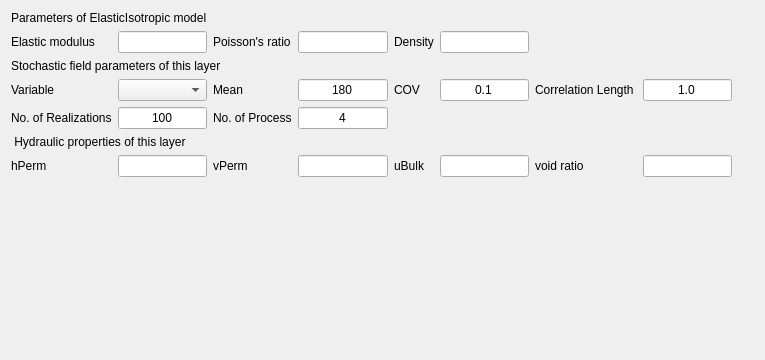
<?xml version="1.0" encoding="UTF-8"?>
<ui version="4.0">
 <class>ElasticRandomWidgetUi</class>
 <widget class="QDialog" name="ElasticRandomWidgetUi">
  <property name="geometry">
   <rect>
    <x>0</x>
    <y>0</y>
    <width>765</width>
    <height>360</height>
   </rect>
  </property>
  <property name="windowTitle">
   <string>Dialog</string>
  </property>
  <layout class="QGridLayout" name="gridLayout" columnstretch="0,0,0,0,0,0,0,0,0">
   <item row="1" column="5">
    <widget class="QLineEdit" name="rho">
     <property name="alignment">
      <set>Qt::AlignCenter</set>
     </property>
    </widget>
   </item>
   <item row="5" column="6">
    <widget class="QLabel" name="Ly2">
     <property name="minimumSize">
      <size>
       <width>100</width>
       <height>0</height>
      </size>
     </property>
     <property name="maximumSize">
      <size>
       <width>16777215</width>
       <height>16777215</height>
      </size>
     </property>
     <property name="toolTip">
      <string>Corelation length in vertical direction</string>
     </property>
     <property name="text">
      <string>Correlation Length (m)</string>
     </property>
     <property name="alignment">
      <set>Qt::AlignLeading|Qt::AlignLeft|Qt::AlignVCenter</set>
     </property>
    </widget>
   </item>
   <item row="9" column="7">
    <widget class="QLineEdit" name="evoid">
     <property name="sizePolicy">
      <sizepolicy hsizetype="Preferred" vsizetype="Fixed">
       <horstretch>0</horstretch>
       <verstretch>0</verstretch>
      </sizepolicy>
     </property>
     <property name="alignment">
      <set>Qt::AlignCenter</set>
     </property>
    </widget>
   </item>
   <item row="5" column="5">
    <widget class="QLineEdit" name="cov">
     <property name="sizePolicy">
      <sizepolicy hsizetype="Preferred" vsizetype="Fixed">
       <horstretch>0</horstretch>
       <verstretch>0</verstretch>
      </sizepolicy>
     </property>
     <property name="minimumSize">
      <size>
       <width>0</width>
       <height>0</height>
      </size>
     </property>
     <property name="maximumSize">
      <size>
       <width>16777215</width>
       <height>16777215</height>
      </size>
     </property>
     <property name="text">
      <string>0.1</string>
     </property>
     <property name="alignment">
      <set>Qt::AlignCenter</set>
     </property>
    </widget>
   </item>
   <item row="1" column="1">
    <widget class="QLineEdit" name="EEdt">
     <property name="sizePolicy">
      <sizepolicy hsizetype="Preferred" vsizetype="Fixed">
       <horstretch>0</horstretch>
       <verstretch>0</verstretch>
      </sizepolicy>
     </property>
     <property name="alignment">
      <set>Qt::AlignCenter</set>
     </property>
    </widget>
   </item>
   <item row="4" column="0" colspan="8">
    <widget class="QLabel" name="label_13">
     <property name="text">
      <string>Stochastic field parameters of this layer</string>
     </property>
    </widget>
   </item>
   <item row="1" column="4">
    <widget class="QLabel" name="rho2">
     <property name="text">
      <string>Density</string>
     </property>
     <property name="alignment">
      <set>Qt::AlignLeading|Qt::AlignLeft|Qt::AlignVCenter</set>
     </property>
    </widget>
   </item>
   <item row="5" column="2">
    <widget class="QLabel" name="mean2">
     <property name="minimumSize">
      <size>
       <width>30</width>
       <height>0</height>
      </size>
     </property>
     <property name="maximumSize">
      <size>
       <width>16777215</width>
       <height>16777215</height>
      </size>
     </property>
     <property name="toolTip">
      <string>Mean of the variable with spatial variability</string>
     </property>
     <property name="text">
      <string>Mean</string>
     </property>
     <property name="alignment">
      <set>Qt::AlignLeading|Qt::AlignLeft|Qt::AlignVCenter</set>
     </property>
    </widget>
   </item>
   <item row="5" column="1">
    <widget class="QComboBox" name="varName">
     <property name="currentText">
      <string/>
     </property>
    </widget>
   </item>
   <item row="5" column="4">
    <widget class="QLabel" name="cov2">
     <property name="minimumSize">
      <size>
       <width>0</width>
       <height>0</height>
      </size>
     </property>
     <property name="maximumSize">
      <size>
       <width>16777215</width>
       <height>16777215</height>
      </size>
     </property>
     <property name="toolTip">
      <string>Coefficient of variation of the variable</string>
     </property>
     <property name="text">
      <string>COV</string>
     </property>
     <property name="alignment">
      <set>Qt::AlignLeading|Qt::AlignLeft|Qt::AlignVCenter</set>
     </property>
    </widget>
   </item>
   <item row="9" column="2">
    <widget class="QLabel" name="vPerm_2">
     <property name="text">
      <string>vPerm</string>
     </property>
     <property name="alignment">
      <set>Qt::AlignLeading|Qt::AlignLeft|Qt::AlignVCenter</set>
     </property>
    </widget>
   </item>
   <item row="7" column="0">
    <widget class="QLabel" name="realization2">
     <property name="minimumSize">
      <size>
       <width>0</width>
       <height>0</height>
      </size>
     </property>
     <property name="maximumSize">
      <size>
       <width>16777215</width>
       <height>16777215</height>
      </size>
     </property>
     <property name="text">
      <string>No. of Realizations</string>
     </property>
     <property name="alignment">
      <set>Qt::AlignLeading|Qt::AlignLeft|Qt::AlignVCenter</set>
     </property>
    </widget>
   </item>
   <item row="9" column="5">
    <widget class="QLineEdit" name="uBulk">
     <property name="sizePolicy">
      <sizepolicy hsizetype="Preferred" vsizetype="Fixed">
       <horstretch>0</horstretch>
       <verstretch>0</verstretch>
      </sizepolicy>
     </property>
     <property name="alignment">
      <set>Qt::AlignCenter</set>
     </property>
    </widget>
   </item>
   <item row="1" column="3">
    <widget class="QLineEdit" name="vEdt">
     <property name="sizePolicy">
      <sizepolicy hsizetype="Preferred" vsizetype="Fixed">
       <horstretch>0</horstretch>
       <verstretch>0</verstretch>
      </sizepolicy>
     </property>
     <property name="alignment">
      <set>Qt::AlignCenter</set>
     </property>
    </widget>
   </item>
   <item row="9" column="3">
    <widget class="QLineEdit" name="vPerm">
     <property name="sizePolicy">
      <sizepolicy hsizetype="Preferred" vsizetype="Fixed">
       <horstretch>0</horstretch>
       <verstretch>0</verstretch>
      </sizepolicy>
     </property>
     <property name="alignment">
      <set>Qt::AlignCenter</set>
     </property>
    </widget>
   </item>
   <item row="7" column="2">
    <widget class="QLabel" name="processor2">
     <property name="text">
      <string>No. of Process</string>
     </property>
     <property name="alignment">
      <set>Qt::AlignLeading|Qt::AlignLeft|Qt::AlignVCenter</set>
     </property>
    </widget>
   </item>
   <item row="1" column="0">
    <widget class="QLabel" name="ELabel">
     <property name="sizePolicy">
      <sizepolicy hsizetype="Preferred" vsizetype="Preferred">
       <horstretch>0</horstretch>
       <verstretch>0</verstretch>
      </sizepolicy>
     </property>
     <property name="whatsThis">
      <string/>
     </property>
     <property name="text">
      <string>Elastic modulus</string>
     </property>
     <property name="alignment">
      <set>Qt::AlignLeading|Qt::AlignLeft|Qt::AlignVCenter</set>
     </property>
    </widget>
   </item>
   <item row="7" column="1">
    <widget class="QLineEdit" name="realization">
     <property name="sizePolicy">
      <sizepolicy hsizetype="Preferred" vsizetype="Fixed">
       <horstretch>0</horstretch>
       <verstretch>0</verstretch>
      </sizepolicy>
     </property>
     <property name="minimumSize">
      <size>
       <width>0</width>
       <height>0</height>
      </size>
     </property>
     <property name="maximumSize">
      <size>
       <width>16777215</width>
       <height>16777215</height>
      </size>
     </property>
     <property name="text">
      <string>100</string>
     </property>
     <property name="alignment">
      <set>Qt::AlignCenter</set>
     </property>
    </widget>
   </item>
   <item row="5" column="7">
    <widget class="QLineEdit" name="Ly">
     <property name="sizePolicy">
      <sizepolicy hsizetype="Preferred" vsizetype="Fixed">
       <horstretch>0</horstretch>
       <verstretch>0</verstretch>
      </sizepolicy>
     </property>
     <property name="minimumSize">
      <size>
       <width>0</width>
       <height>0</height>
      </size>
     </property>
     <property name="maximumSize">
      <size>
       <width>16777215</width>
       <height>16777215</height>
      </size>
     </property>
     <property name="text">
      <string>1.0</string>
     </property>
     <property name="alignment">
      <set>Qt::AlignCenter</set>
     </property>
    </widget>
   </item>
   <item row="5" column="3">
    <widget class="QLineEdit" name="mean">
     <property name="sizePolicy">
      <sizepolicy hsizetype="Preferred" vsizetype="Fixed">
       <horstretch>0</horstretch>
       <verstretch>0</verstretch>
      </sizepolicy>
     </property>
     <property name="minimumSize">
      <size>
       <width>0</width>
       <height>0</height>
      </size>
     </property>
     <property name="maximumSize">
      <size>
       <width>16777215</width>
       <height>16777215</height>
      </size>
     </property>
     <property name="text">
      <string>180</string>
     </property>
     <property name="alignment">
      <set>Qt::AlignCenter</set>
     </property>
    </widget>
   </item>
   <item row="0" column="0" colspan="8">
    <widget class="QLabel" name="label">
     <property name="text">
      <string>Parameters of ElasticIsotropic model  </string>
     </property>
    </widget>
   </item>
   <item row="7" column="3">
    <widget class="QLineEdit" name="processor">
     <property name="sizePolicy">
      <sizepolicy hsizetype="Preferred" vsizetype="Fixed">
       <horstretch>0</horstretch>
       <verstretch>0</verstretch>
      </sizepolicy>
     </property>
     <property name="maximumSize">
      <size>
       <width>16777215</width>
       <height>16777215</height>
      </size>
     </property>
     <property name="text">
      <string>4</string>
     </property>
     <property name="alignment">
      <set>Qt::AlignCenter</set>
     </property>
    </widget>
   </item>
   <item row="9" column="6">
    <widget class="QLabel" name="evoid_2">
     <property name="text">
      <string>void ratio</string>
     </property>
     <property name="alignment">
      <set>Qt::AlignLeading|Qt::AlignLeft|Qt::AlignVCenter</set>
     </property>
    </widget>
   </item>
   <item row="9" column="1">
    <widget class="QLineEdit" name="hPerm">
     <property name="sizePolicy">
      <sizepolicy hsizetype="Preferred" vsizetype="Fixed">
       <horstretch>0</horstretch>
       <verstretch>0</verstretch>
      </sizepolicy>
     </property>
     <property name="alignment">
      <set>Qt::AlignCenter</set>
     </property>
    </widget>
   </item>
   <item row="5" column="0">
    <widget class="QLabel" name="varName2">
     <property name="minimumSize">
      <size>
       <width>50</width>
       <height>0</height>
      </size>
     </property>
     <property name="maximumSize">
      <size>
       <width>16777215</width>
       <height>16777215</height>
      </size>
     </property>
     <property name="toolTip">
      <string>Variable with spatial variability</string>
     </property>
     <property name="text">
      <string>Variable</string>
     </property>
     <property name="alignment">
      <set>Qt::AlignLeading|Qt::AlignLeft|Qt::AlignVCenter</set>
     </property>
    </widget>
   </item>
   <item row="9" column="4">
    <widget class="QLabel" name="uBulk_2">
     <property name="text">
      <string>uBulk</string>
     </property>
     <property name="alignment">
      <set>Qt::AlignLeading|Qt::AlignLeft|Qt::AlignVCenter</set>
     </property>
    </widget>
   </item>
   <item row="8" column="0" colspan="8">
    <widget class="QLabel" name="label_14">
     <property name="text">
      <string> Hydraulic properties of this layer</string>
     </property>
    </widget>
   </item>
   <item row="9" column="0">
    <widget class="QLabel" name="hPerm_2">
     <property name="text">
      <string>hPerm</string>
     </property>
     <property name="alignment">
      <set>Qt::AlignLeading|Qt::AlignLeft|Qt::AlignVCenter</set>
     </property>
    </widget>
   </item>
   <item row="10" column="3">
    <spacer name="verticalSpacer">
     <property name="orientation">
      <enum>Qt::Vertical</enum>
     </property>
     <property name="sizeHint" stdset="0">
      <size>
       <width>20</width>
       <height>40</height>
      </size>
     </property>
    </spacer>
   </item>
   <item row="1" column="2">
    <widget class="QLabel" name="vLabel">
     <property name="sizePolicy">
      <sizepolicy hsizetype="Preferred" vsizetype="Preferred">
       <horstretch>0</horstretch>
       <verstretch>0</verstretch>
      </sizepolicy>
     </property>
     <property name="text">
      <string>Poisson's ratio</string>
     </property>
     <property name="alignment">
      <set>Qt::AlignLeading|Qt::AlignLeft|Qt::AlignVCenter</set>
     </property>
    </widget>
   </item>
   <item row="5" column="8">
    <spacer name="horizontalSpacer">
     <property name="orientation">
      <enum>Qt::Horizontal</enum>
     </property>
     <property name="sizeHint" stdset="0">
      <size>
       <width>40</width>
       <height>20</height>
      </size>
     </property>
    </spacer>
   </item>
  </layout>
 </widget>
 <resources/>
 <connections/>
</ui>
